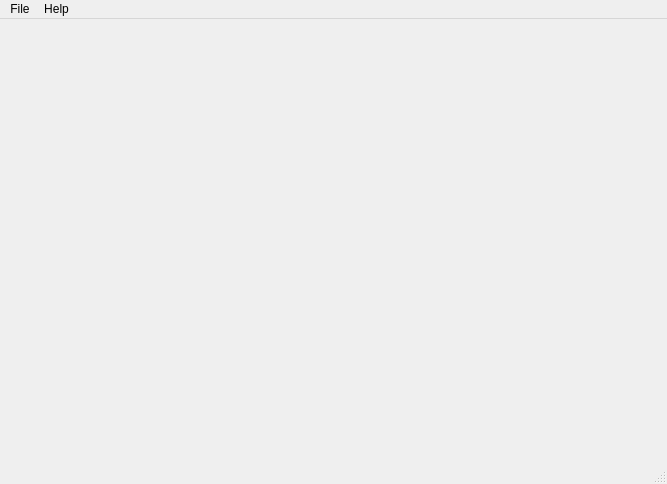
<?xml version="1.0" encoding="UTF-8"?>
<ui version="4.0">
 <class>Form_MainWindow</class>
 <widget class="QMainWindow" name="Form_MainWindow">
  <property name="geometry">
   <rect>
    <x>0</x>
    <y>0</y>
    <width>667</width>
    <height>484</height>
   </rect>
  </property>
  <property name="windowTitle">
   <string>Production Rules Analyzer</string>
  </property>
  <widget class="QWidget" name="centralWidget"/>
  <widget class="QMenuBar" name="menuBar">
   <property name="geometry">
    <rect>
     <x>0</x>
     <y>0</y>
     <width>667</width>
     <height>23</height>
    </rect>
   </property>
   <widget class="QMenu" name="menuFIle">
    <property name="title">
     <string>File</string>
    </property>
    <addaction name="actionNew_Project"/>
    <addaction name="actionSave"/>
    <addaction name="actionLoad"/>
    <addaction name="separator"/>
    <addaction name="actionExit"/>
   </widget>
   <widget class="QMenu" name="menuHelp">
    <property name="title">
     <string>Help</string>
    </property>
    <addaction name="actionAbout"/>
   </widget>
   <addaction name="menuFIle"/>
   <addaction name="menuHelp"/>
  </widget>
  <widget class="QStatusBar" name="statusBar"/>
  <action name="actionExit">
   <property name="text">
    <string>Exit</string>
   </property>
  </action>
  <action name="actionAbout">
   <property name="text">
    <string>About</string>
   </property>
  </action>
  <action name="actionNew_Project">
   <property name="text">
    <string>New Project</string>
   </property>
  </action>
  <action name="actionSave">
   <property name="text">
    <string>Save...</string>
   </property>
   <property name="toolTip">
    <string>Save current Project</string>
   </property>
  </action>
  <action name="actionLoad">
   <property name="text">
    <string>Load...</string>
   </property>
   <property name="toolTip">
    <string>Load Project</string>
   </property>
  </action>
 </widget>
 <layoutdefault spacing="6" margin="11"/>
 <resources>
  <include location="fuzzy_logic_gui.qrc"/>
 </resources>
 <connections/>
</ui>
